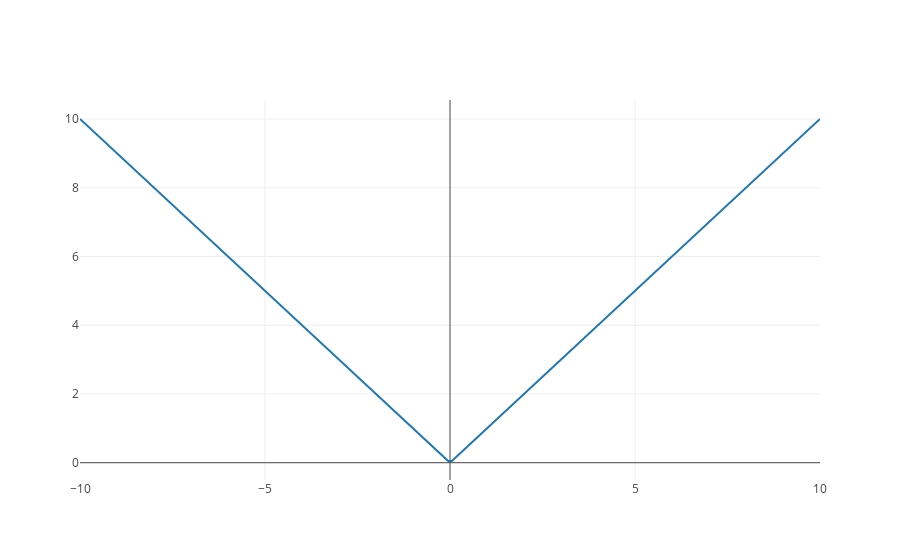

Notebook code for this chart:
### Code cell
start_button = widgets.Button(description = "Update")
val = widgets.FloatSlider(value = 0.5, min = 0.0, max = 1.0, description = "Multiplier")

x = np.linspace(-10,10,200)
# x = np.array(temp)*val
y = abs(x)

# Create a trace
trace = go.Scatter(
    x = x,
    y = y
)

data = [trace]

py.iplot(data, filename='absValue-plot')

### Figure 1 — Plotly figure (JSON) as saved in the notebook; plotly's stock layout.template omitted (floating-point values rounded to 4 significant figures; data arrays with more than 128 entries replaced by an {"elided": "..."} marker saying what was removed)
{"data": [{"type": "scatter", "x": {"elided": "200 float values"}, "y": {"elided": "200 float values"}}], "layout": {}}
